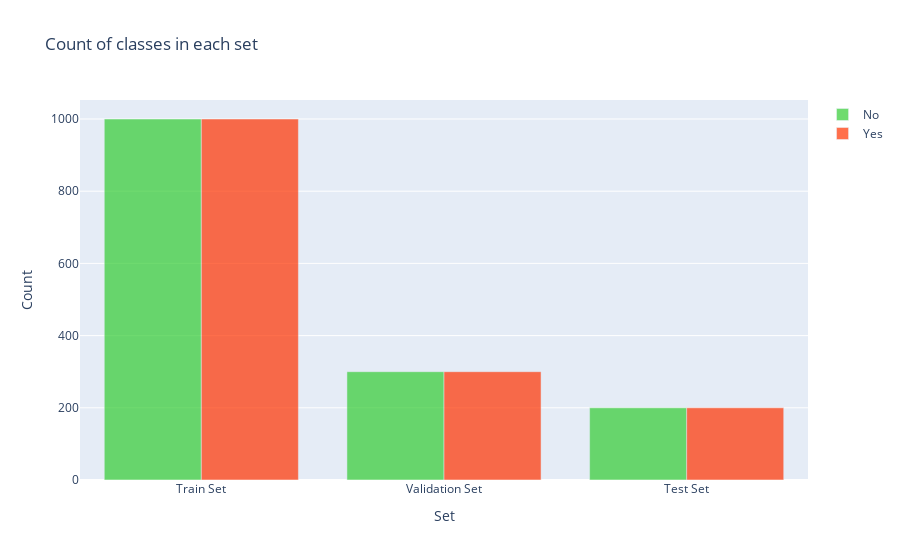

Here is the notebook cell this chart was saved with:
### Code cell
y = dict()
y[0] = []
y[1] = []
for set_name in (y_train, y_val, y_test):
    y[0].append(np.sum(set_name == 0))
    y[1].append(np.sum(set_name == 1))

trace0 = go.Bar(
    x=['Train Set', 'Validation Set', 'Test Set'],
    y=y[0],
    name='No',
    marker=dict(color='#33cc33'),
    opacity=0.7
)
trace1 = go.Bar(
    x=['Train Set', 'Validation Set', 'Test Set'],
    y=y[1],
    name='Yes',
    marker=dict(color='#ff3300'),
    opacity=0.7
)
data = [trace0, trace1]
layout = go.Layout(
    title='Count of classes in each set',
    xaxis={'title': 'Set'},
    yaxis={'title': 'Count'}
)
fig = go.Figure(data, layout)
iplot(fig)

### Figure 1 — Plotly figure (JSON) as saved in the notebook; plotly's stock layout.template omitted (floating-point values rounded to 4 significant figures)
{"data": [{"marker": {"color": "#33cc33"}, "name": "No", "opacity": 0.7, "x": ["Train Set", "Validation Set", "Test Set"], "y": [1000, 300, 200], "type": "bar"}, {"marker": {"color": "#ff3300"}, "name": "Yes", "opacity": 0.7, "x": ["Train Set", "Validation Set", "Test Set"], "y": [1000, 300, 200], "type": "bar"}], "layout": {"title": {"text": "Count of classes in each set"}, "xaxis": {"title": {"text": "Set"}, "type": "category", "range": [-0.5, 2.5], "autorange": true}, "yaxis": {"title": {"text": "Count"}, "type": "linear", "range": [0, 1053.0], "autorange": true}, "autosize": true}}
